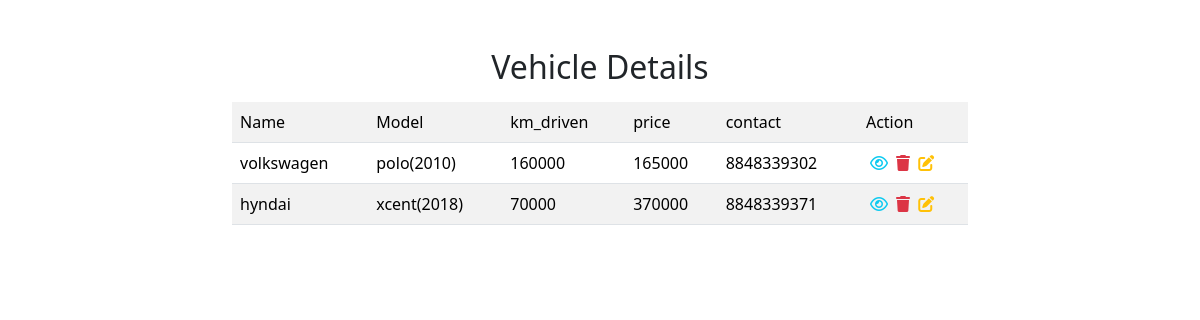
Before: /vehicle/all with the older database file.
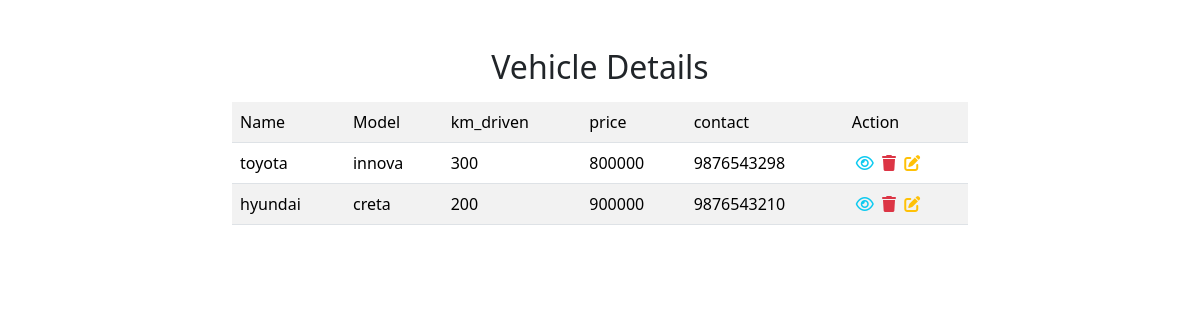
After: the same page with the newer database file.
### vehicles/models.py (models this page shows, shortened)
class VehicleModels(models.Model):
    name=models.CharField(max_length=200)
    model_name=models.CharField(max_length=200)
    km_driven=models.PositiveIntegerField()
    price=models.PositiveIntegerField()
    contact=models.CharField(max_length=15)
    Image=models.ImageField(upload_to="images",null=True)

### vehicles/views.py (the view)
# urls.py: path("vehicle/all",VehicleListView.as_view(),name="vehicle-list"),
class VehicleListView(View):
    def get(self,request,*args,**kwargs):
        qs=VehicleModels.objects.all()
        return render(request,"list.html",{"vehicle":qs})

### vehicles/templates/list.html (shortened to what this page needs)
<!DOCTYPE html>
<html lang="en">
<head>
    <link rel="stylesheet" href="https://cdnjs.cloudflare.com/ajax/libs/font-awesome/6.4.2/css/all.min.css" />
    <link href="https://cdn.jsdelivr.net/npm/bootstrap@5.3.2/dist/css/bootstrap.min.css" rel="stylesheet">
</head>
<body>
    <div class="container">
        <div class="row">
            <div class="col-2"></div>
            <div class="col-8">
                <table class="table table-striped">
                    <h2 class="text-center mt-5 mb-3">Vehicle Details</h2>
                   <tr>
                    <td>Name</td>
                    <td>Model</td>
                    <td>km_driven</td>
                    <td>price</td>
                    <td>contact</td>
                    <td>Action</td>
                   </tr>
                   {% for veh in vehicle %}
                   <tr>
                    <td>{{veh.name}}</td>
                    <td>{{veh.model_name}}</td>
                    <td>{{veh.km_driven}}</td>
                    <td>{{veh.price}}</td>
                    <td>{{veh.contact}}</td>
                    <td class="px-2">
                        <a href="{% url 'vehicle-detail' veh.id %}" class="ms-1"><i class="fa-regular fa-eye fa-shake text-info"></i></a>
                        <a href="{% url 'vehicle-delete' veh.id %}" class="ms-1"><i class="fa-solid fa-trash text-danger"></i></a>
                        <a href="{% url 'vehicle-update' veh.id %}" class="ms-1"><i class="fa-solid fa-pen-to-square text-warning"></i></a>
                    </td>
                   </tr>
                   {% endfor %}
                </table>
            </div>
            <div class="col-2"></div>
        </div>
    </div>
</body>
</html>

Changed rows visible on the page:
removed VehicleModels: name "volkswagen", model_name "polo(2010)", km_driven "160000", price "165000", contact "8848339302"
removed VehicleModels: name "hyndai", model_name "xcent(2018)", km_driven "70000", price "370000", contact "8848339371"
added VehicleModels: name "toyota", model_name "innova", km_driven "300", price "800000", contact "9876543298"
added VehicleModels: name "hyundai", model_name "creta", km_driven "200", price "900000", contact "9876543210"
